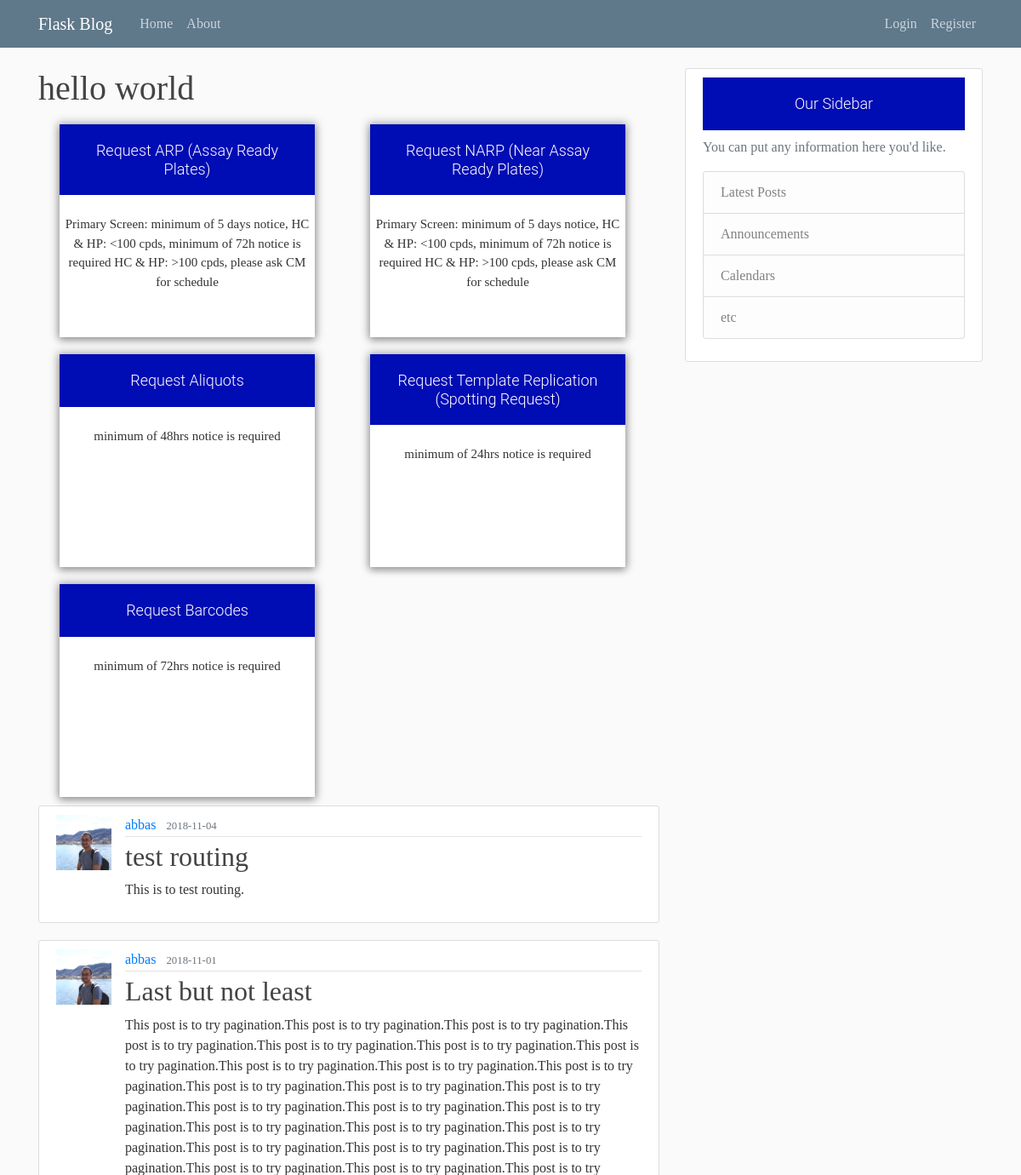
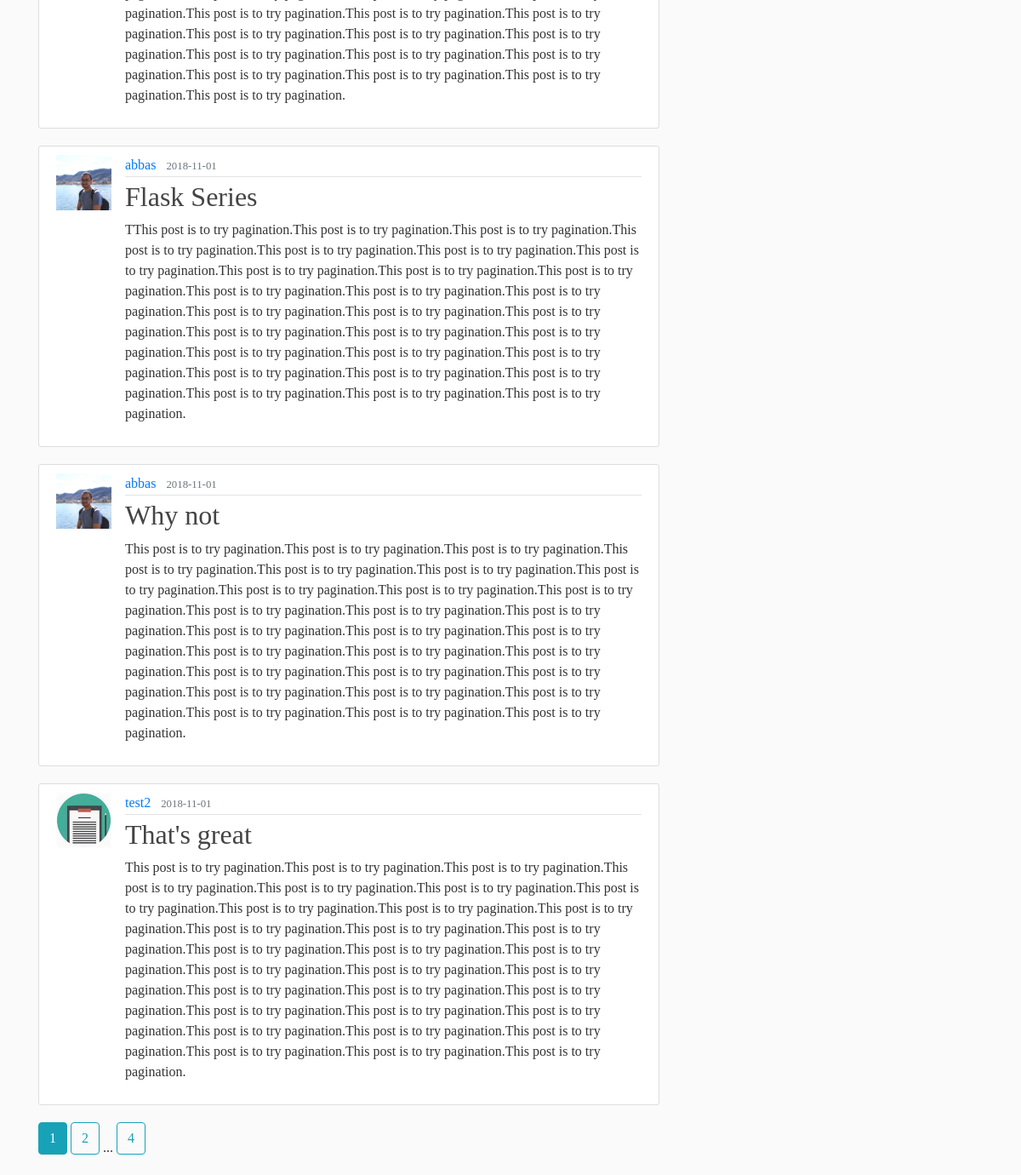
The page /home on the database its author committed (2 pictures, top to bottom).
### flaskblog/models.py (models this page shows, shortened)
class Post(db.Model):
    id = db.Column(db.Integer, primary_key=True)
    title = db.Column(db.String(100), nullable = False)
    date_posted = db.Column(db.DateTime, nullable=False,default= datetime.utcnow)
    content = db.Column(db.Text, nullable=False)
    user_id = db.Column(db.Integer, db.ForeignKey('user.id'), nullable=False)

class User(db.Model, UserMixin):
    id = db.Column(db.Integer, primary_key=True)
    username = db.Column(db.String(20), unique=True, nullable=False)
    email = db.Column(db.String(120), unique=True, nullable=False)
    image_file = db.Column(db.String(20), nullable=False, default='default.jpg')
    password = db.Column(db.String(60), nullable = False)
    posts = db.relationship('Post', backref='author', lazy=True)

### flaskblog/main/routes.py (the view)
@main.route("/")
@main.route("/home")
def home():
    hello="hello world"
    forms = [
        {
            "header": "Request ARP (Assay Ready Plates)",
            "desc": "Primary Screen: minimum of 5 days notice, HC & HP: <100 cpds, minimum of 72h notice is required HC & HP: >100 cpds, please ask CM for schedule",
            "buttons": [
                {
                    "value": "Primary screen and Hit confirmation",
                    "onclick": "redirectARP()"
                },
                {
                    "value": "Hit profiling 11pt (DF: 1.65 or 2)",
                    "onclick": "redirect1_2_ARP()"
                },
                {
                    "value": "Hit profiling 10pt (DF: 3 or 3/3.33)",
                    "onclick": "redirect3_13_ARP()"
                },
                {
                    "value": "Hit profiling 5pt (DF: 3)",
                    "onclick": "redirect3_8_13_18_ARP()"
                }
                        ]
        },
        {
            "header": "Request NARP (Near Assay Ready Plates)",
            "desc": "Primary Screen: minimum of 5 days notice, HC & HP: <100 cpds, minimum of 72h notice is required HC & HP: >100 cpds, please ask CM for schedule",
            "buttons": [
                {
                    "value": "Primary screen and Hit confirmation",
                    "onclick": "redirectNARP()"
                },
                {
                    "value": "Hit profiling 11pt (DF: 1.65 or 2)",
                    "onclick": "redirect1_2_NARP()"
                },
                {
                    "value": "Hit profiling 10pt (DF: 3 or 3/3.33)",
                    "onclick": "redirect3_13_NARP()"
                },
                {
                    "value": "Hit profiling 5pt (DF: 3)",
                    "onclick": "redirect3_8_13_18_NARP()"
                }
                       ]
        },
        {
            "header": "Request Aliquots",
            "desc": "minimum of 48hrs notice is required",
            "buttons": [
                {
                    "value": "Aliquots for External customer compounds",
                    "onclick": "redirectAliquot()"
                }
            ]
        },
        {
            "header": "Request Template Replication (Spotting Request)",
            "desc": "minimum of 24hrs notice is required",
            "buttons": [
                {
                    "value": "Template Replication (Spotting Request)",
                    "onclick": "redirectSpotting()"
                }
            ]
        },
        {
            "header": "Request Barcodes",
            "desc": "minimum of 72hrs notice is required",
            "buttons": [
                {
                    "value": "Plates Label",
                    "onclick": "platesLabel()"
                },
                {
                    "value": "Print Barcodes",
                    "onclick": "printBarcode()"
                }
            ]
        }
    ]
    page = request.args.get('page', 1, type=int)
    posts = Post.query.order_by(Post.date_posted.desc()).paginate(page=page, per_page=5)
    return render_template('home.html', posts=posts, forms=forms, hello=hello)

### flaskblog/templates/home.html (shortened to what this page needs)
 {% extends "layout.html" %}
 {%block content%}
 <link rel="stylesheet" href="https://use.fontawesome.com/releases/v5.8.1/css/all.css">
<h1>{{hello}}</h1>
 <div class="container">
     <div class="row">
         {% for form in forms %}
             <div class="col-sm">
                 <div class="flip-card">
                  <div class="flip-card-inner">
                    <div class="flip-card-front">
                            <h3>{{ form.header }}</h3>
                        <div class="content">
                            <p>{{ form.desc }}</p>
                        </div>
                    </div>
                    <div class="flip-card-back">
                    </div>
                  </div>
                </div>
             </div>
         {%endfor%}
     </div>
 </div>
 {% for post in posts.items %}
    <article class="media content-section">
        <img class="rounded_circle article-img" src="{{ url_for('static', filename='profile_pics/'+post.author.image_file) }}">
        <div class="media-body">
          <div class="article-metadata">
            <a class="mr-2" href="{{url_for('users.user_posts', username=post.author.username)}}">{{ post.author.username }}</a>
            <small class="text-muted">{{ post.date_posted.strftime('%Y-%m-%d') }}</small>
          </div>
          <h2><a class="article-title" href="{{ url_for('posts.post',post_id=post.id) }}">{{ post.title }}</a></h2>
          <p class="article-content">{{ post.content }}</p>
        </div>
    </article>
 {% endfor %}
 {%for page_num in posts.iter_pages(left_edge=1,right_edge=1,left_current=1,right_current=2) %}
    {%if page_num%}
        {%if posts.page==page_num%}
        <a class="btn btn-info mb-4" href="{{url_for('main.home',page=page_num)}}">{{page_num}}</a>
        {%else%}
        <a class="btn btn-outline-info mb-4" href="{{url_for('main.home',page=page_num)}}">{{page_num}}</a>
        {%endif%}
    {%else%}
        ...
    {%endif%}
 {%endfor%}
 {%endblock content%}

### flaskblog/templates/layout.html (shortened to what this page needs)
<!DOCTYPE html>
<html>
<head>
    <link rel="stylesheet" href="https://maxcdn.bootstrapcdn.com/bootstrap/4.0.0/css/bootstrap.min.css">
    <link rel="stylesheet" type="text/css", href="{{url_for('static',filename='main.css')}}">
</head>
<body>
    <header class="site-header">
      <nav class="navbar navbar-expand-md navbar-dark bg-steel fixed-top">
        <div class="container">
          <a class="navbar-brand mr-4" href="/">Flask Blog</a>
          <div class="collapse navbar-collapse" id="navbarToggle">
            <div class="navbar-nav mr-auto">
              <a class="nav-item nav-link" href="{{ url_for('main.home') }}">Home</a>
              <a class="nav-item nav-link" href="{{ url_for('main.about') }}">About</a>
            </div>
            <div class="navbar-nav">
                {%if current_user.is_authenticated%}
                <a class="nav-item nav-link" href="{{ url_for('posts.new_post') }}">New Post</a>
                <a class="nav-item nav-link" href="{{ url_for('users.account') }}">Account</a>
                <a class="nav-item nav-link" href="{{ url_for('users.logout') }}">Logout</a>
                {%else%}
              <a class="nav-item nav-link" href="{{ url_for('users.login') }}">Login</a>
              <a class="nav-item nav-link" href="{{ url_for('users.register') }}">Register</a>
                {% endif %}
            </div>
          </div>
        </div>
      </nav>
    </header>
    <main role="main" class="container">
      <div class="row">
        <div class="col-md-8">
          {% block content %}{% endblock %}
        </div>
        <div class="col-md-4">
          <div class="content-section">
            <h3>Our Sidebar</h3>
            <p class='text-muted'>You can put any information here you'd like.
              <ul class="list-group">
                <li class="list-group-item list-group-item-light">Latest Posts</li>
                <li class="list-group-item list-group-item-light">Announcements</li>
                <li class="list-group-item list-group-item-light">Calendars</li>
                <li class="list-group-item list-group-item-light">etc</li>
              </ul>
            </p>
          </div>
        </div>
      </div>
    </main>
</body>
</html>

### flaskblog/static/main.css (style rules this page uses)
body { background: #fafafa; color: #333333; margin-top: 5rem; }
h1, h2, h3, h4, h5, h6 { color: #444444; }
.bg-steel { background-color: #5f788a; }
.site-header .navbar-nav .nav-link { color: #cbd5db; }
.content-section { background: #ffffff; padding: 10px 20px; border: 1px solid #dddddd; border-radius: 3px; margin-bottom: 20px; }
.article-title { color: #444444; }
.article-content { white-space: pre-line; }
.article-img { height: 65px; width: 65px; margin-right: 16px; }
.article-metadata { padding-bottom: 1px; margin-bottom: 4px; border-bottom: 1px solid #e3e3e3 }

### flaskblog/templates/home.html (style rules this page uses)
body { text-decoration: none; font-family: "montserrat"; }
.flip-card { background-color: transparent; width: 300px; height: 250px; perspective: 1000px; left: 50%; margin:10px; justify-content: center; }
.flip-card-inner { position: relative; width: 100%; height: 100%; text-align: center; transition: transform 0.6s; transform-style: preserve-3d; box-shadow: 0 4px 8px 0 rgba(0,0,0,0.2); }
.flip-card-front, .flip-card-back { position: absolute; width: 100%; height: 100%; backface-visibility: hidden; font-size:10px; }
.flip-card-front { background-color: #fff; bottom: 0; box-shadow: 0px 0px 10px 2px rgba(0,0,0,0.3); -webkit-box-shadow: 0px 0px 10px 2px rgba(0,0,0,0.3); -moz-box-shadow: 0px 0px 10px 2px rgba(0,0,0,0.3); left: 0; margin: auto; overflow: hidden; position: absolute; right: 0; top: 0; width: 300px; font-size:15px; }
.flip-card-back { background-color: #808080; color: white; transform: rotateY(180deg); z-index: 1; bottom: 0; box-shadow: 0px 0px 10px 2px rgba(0,0,0,0.3); -webkit-box-shadow: 0px 0px 10px 2px rgba(0,0,0,0.3); -moz-box-shadow: 0px 0px 10px 2px rgba(0,0,0,0.3); }
h3 { padding: 20px; color: white; background:#000cb4; font-weight: 300; text-align: center; font-size: 18px; font-family: 'Roboto', sans-serif; }
.content { display: flex; flex-direction: column; justify-content: center; align-items: center; padding: 15px 0; }

### rows shown on the page
Post: image_file (picture), author.username "abbas", date_posted "2018-11-04", title "test routing", content "This is to test routing."
Post: image_file (picture), author.username "abbas", date_posted "2018-11-01", title "Last but not least", content "This post is to try pagination.This post is to try pagination.This post is to try pagination.This post is to try pagination.This post is to try pagination.This post is to try pagination.This post is to try pagination.This post is to try pagination.This post is to try pagination.This post is to try pagination.This post is to try pagination.This post is to try pagination.This post is to try pagination.This post is to try pagination.This post is to try pagination.This post is to try pagination.This post is to try pagination.This post is to try pagination.This post is to try pagination.This post is to try pagination.This post is to try pagination.This post is to try pagination.This post is to…"
Post: image_file (picture), author.username "abbas", date_posted "2018-11-01", title "Flask Series", content "TThis post is to try pagination.This post is to try pagination.This post is to try pagination.This post is to try pagination.This post is to try pagination.This post is to try pagination.This post is to try pagination.This post is to try pagination.This post is to try pagination.This post is to try pagination.This post is to try pagination.This post is to try pagination.This post is to try pagination.This post is to try pagination.This post is to try pagination.This post is to try pagination.This post is to try pagination.This post is to try pagination.This post is to try pagination.This post is to try pagination.This post is to try pagination.This post is to try pagination.This post is to…"
Post: image_file (picture), author.username "abbas", date_posted "2018-11-01", title "Why not", content "This post is to try pagination.This post is to try pagination.This post is to try pagination.This post is to try pagination.This post is to try pagination.This post is to try pagination.This post is to try pagination.This post is to try pagination.This post is to try pagination.This post is to try pagination.This post is to try pagination.This post is to try pagination.This post is to try pagination.This post is to try pagination.This post is to try pagination.This post is to try pagination.This post is to try pagination.This post is to try pagination.This post is to try pagination.This post is to try pagination.This post is to try pagination.This post is to try pagination.This post is to…"
Post: image_file (picture), author.username "test2", date_posted "2018-11-01", title "That's great", content "This post is to try pagination.This post is to try pagination.This post is to try pagination.This post is to try pagination.This post is to try pagination.This post is to try pagination.This post is to try pagination.This post is to try pagination.This post is to try pagination.This post is to try pagination.This post is to try pagination.This post is to try pagination.This post is to try pagination.This post is to try pagination.This post is to try pagination.This post is to try pagination.This post is to try pagination.This post is to try pagination.This post is to try pagination.This post is to try pagination.This post is to try pagination.This post is to try pagination.This post is to…"

### other values the page prints
{{ hello }} "hello world"
{{ page_num }} "1"
{{ page_num }} "2" "4"
